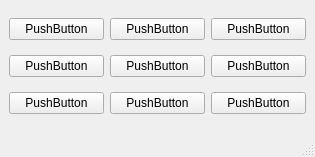
<?xml version="1.0" encoding="UTF-8"?>
<ui version="4.0">
 <class>MainWindow</class>
 <widget class="QMainWindow" name="MainWindow">
  <property name="geometry">
   <rect>
    <x>0</x>
    <y>0</y>
    <width>315</width>
    <height>157</height>
   </rect>
  </property>
  <property name="windowTitle">
   <string>MainWindow</string>
  </property>
  <widget class="QWidget" name="centralwidget">
   <layout class="QGridLayout" name="gridLayout">
    <item row="0" column="0">
     <widget class="QPushButton" name="pushButton">
      <property name="text">
       <string>PushButton</string>
      </property>
     </widget>
    </item>
    <item row="0" column="1">
     <widget class="QPushButton" name="pushButton_5">
      <property name="text">
       <string>PushButton</string>
      </property>
     </widget>
    </item>
    <item row="0" column="2">
     <widget class="QPushButton" name="pushButton_7">
      <property name="text">
       <string>PushButton</string>
      </property>
     </widget>
    </item>
    <item row="1" column="0">
     <widget class="QPushButton" name="pushButton_6">
      <property name="text">
       <string>PushButton</string>
      </property>
     </widget>
    </item>
    <item row="1" column="1">
     <widget class="QPushButton" name="pushButton_4">
      <property name="text">
       <string>PushButton</string>
      </property>
     </widget>
    </item>
    <item row="1" column="2">
     <widget class="QPushButton" name="pushButton_8">
      <property name="text">
       <string>PushButton</string>
      </property>
     </widget>
    </item>
    <item row="2" column="0">
     <widget class="QPushButton" name="pushButton_2">
      <property name="text">
       <string>PushButton</string>
      </property>
     </widget>
    </item>
    <item row="2" column="1">
     <widget class="QPushButton" name="pushButton_3">
      <property name="text">
       <string>PushButton</string>
      </property>
     </widget>
    </item>
    <item row="2" column="2">
     <widget class="QPushButton" name="pushButton_9">
      <property name="text">
       <string>PushButton</string>
      </property>
     </widget>
    </item>
   </layout>
  </widget>
  <widget class="QMenuBar" name="menubar">
   <property name="geometry">
    <rect>
     <x>0</x>
     <y>0</y>
     <width>315</width>
     <height>26</height>
    </rect>
   </property>
  </widget>
  <widget class="QStatusBar" name="statusbar"/>
 </widget>
 <resources/>
 <connections/>
</ui>
